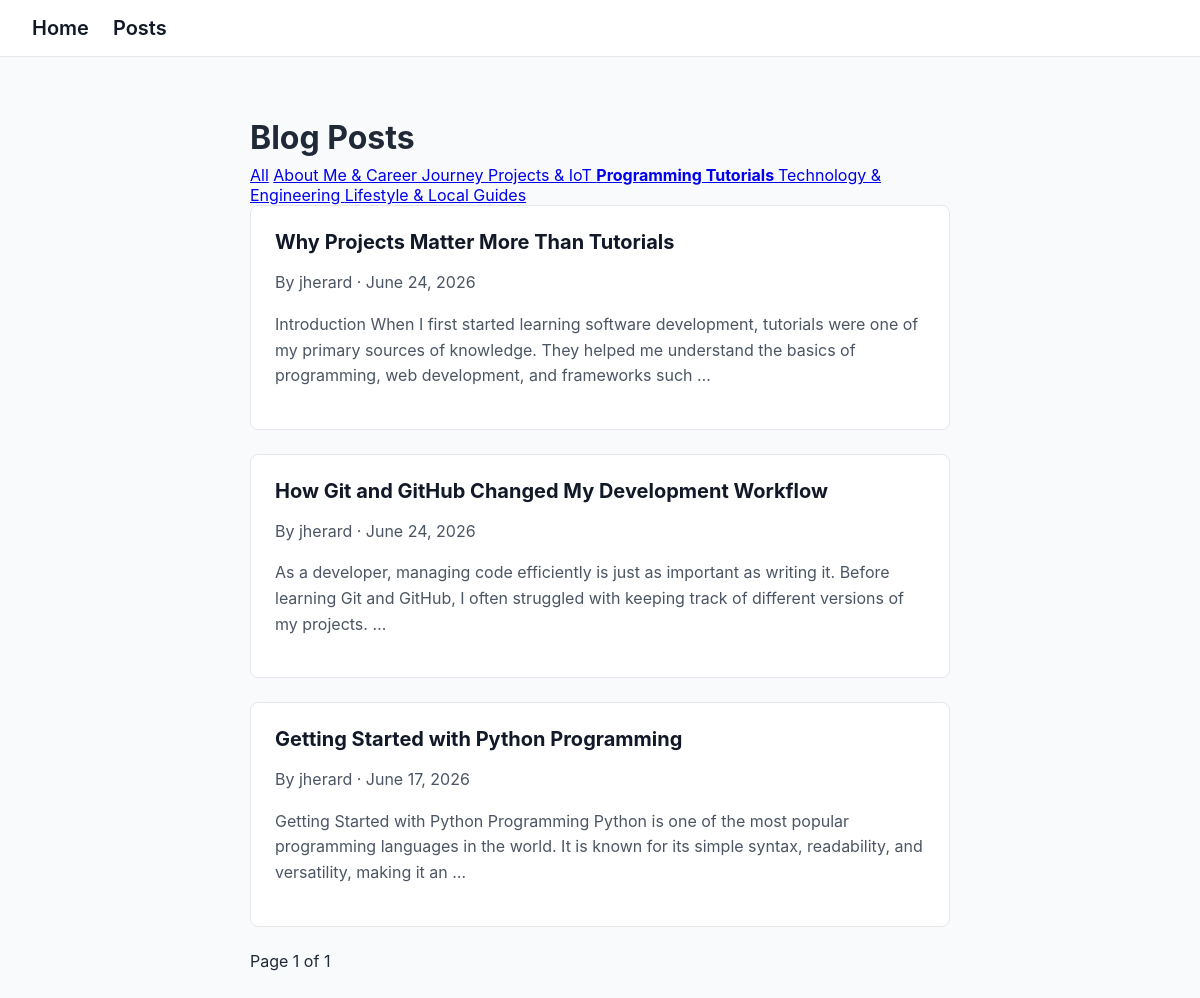
/posts/?category=programming-tutorials, run on the app's committed database.
### posts/models.py (models this page shows, shortened)
class Category(models.Model):
    name = models.CharField(max_length=100)
    slug = models.SlugField(max_length=100, unique=True)
    class Meta:
        verbose_name_plural = 'categories'

class Post(models.Model):
    STATUS_CHOICES = [
        ('draft', 'Draft'),
        ('published', 'Published'),
    ]
    status = models.CharField(max_length=10, choices=STATUS_CHOICES, default='draft')
    title = models.CharField(max_length=200)
    slug = models.SlugField(max_length=200, unique=True)
    author = models.ForeignKey(User, on_delete=models.CASCADE, related_name='posts')
    content = RichTextUploadingField()
    created_at = models.DateTimeField(auto_now_add=True)
    updated_at = models.DateTimeField(auto_now=True)
    categories = models.ManyToManyField(Category, blank=True, related_name='posts')

### posts/views.py (the view)
# urls.py: path('', views.post_list, name='post_list'),
def post_list(request):
    posts = Post.objects.filter(status='published').order_by('-created_at')
    category_slug = request.GET.get('category')
    if category_slug:
        posts = posts.filter(categories__slug=category_slug)
    paginator = Paginator(posts, 5)
    page_number = request.GET.get('page')
    page_obj = paginator.get_page(page_number)
    categories = Category.objects.all()
    return render(request, 'posts/post_list.html', {
        'page_obj': page_obj,
        'categories': categories,
        'current_category': category_slug,
    })

### posts/templates/posts/post_list.html (shortened to what this page needs)
{% extends 'posts/base.html' %}
{% block content %}
<h1>Blog Posts</h1>
<div>
    <a href="{% url 'post_list' %}">All</a>
    {% for category in categories %}
        <a href="?category={{ category.slug }}"
           {% if current_category == category.slug %}
               style="font-weight: bold; text-decoration: underline;"
           {% endif %}>
            {{ category.name }}
        </a>
    {% endfor %}
</div>
{% include 'posts/partials/post_items.html' with posts=page_obj %}
<div class="pagination">
    <span>Page {{ page_obj.number }} of {{ page_obj.paginator.num_pages }}</span>
</div>
{% endblock %}

### posts/templates/posts/partials/post_items.html (shortened to what this page needs)
{% for post in posts %}
    <article>
        <h2>
            <a href="{% url 'post_detail' post.slug %}">
                {{ post.title }}
            </a>
        </h2>
        <p>By {{ post.author }} · {{ post.created_at|date:"F j, Y" }}</p>
        <p>{{ post.content|striptags|truncatewords:30 }}</p>
    </article>
{% empty %}
    <p>No published posts yet.</p>
{% endfor %}

### static/css/style.css (style rules this page uses)
body { font-family: -apple-system, BlinkMacSystemFont, 'Segoe UI', sans-serif; background-color: #f9fafb; color: #1f2937; margin: 0; padding: 0; }
article { background-color: #ffffff; border: 1px solid #e5e7eb; border-radius: 8px; padding: 1.5rem; margin-bottom: 1.5rem; }
h1 { font-size: 2rem; font-weight: 700; margin-bottom: 0.5rem; }
h2 { font-size: 1.25rem; margin: 0 0 0.5rem 0; }
h2 a { color: #111827; text-decoration: none; }
p { line-height: 1.6; color: #4b5563; }

### data on the page
Category: name "About Me & Career Journey"
Category: name "Projects & IoT"
Category: name "Programming Tutorials"
Category: name "Technology & Engineering"
Category: name "Lifestyle & Local Guides"
Post: title "Why Projects Matter More Than Tutorials", author "jherard", created_at "June 24, 2026", content "Introduction When I first started learning software development, tutorials were one of my primary sources of knowledge. They helped me understand the basics of programming, web development, and frameworks such …"
Post: title "How Git and GitHub Changed My Development Workflow", author "jherard", created_at "June 24, 2026", content "As a developer, managing code efficiently is just as important as writing it. Before learning Git and GitHub, I often struggled with keeping track of different versions of my projects. …"
Post: title "Getting Started with Python Programming", author "jherard", created_at "June 17, 2026", content "Getting Started with Python Programming Python is one of the most popular programming languages in the world. It is known for its simple syntax, readability, and versatility, making it an …"

### other printed values
{{ page_obj.number }} "1"
{{ page_obj.paginator.num_pages }} "1"
